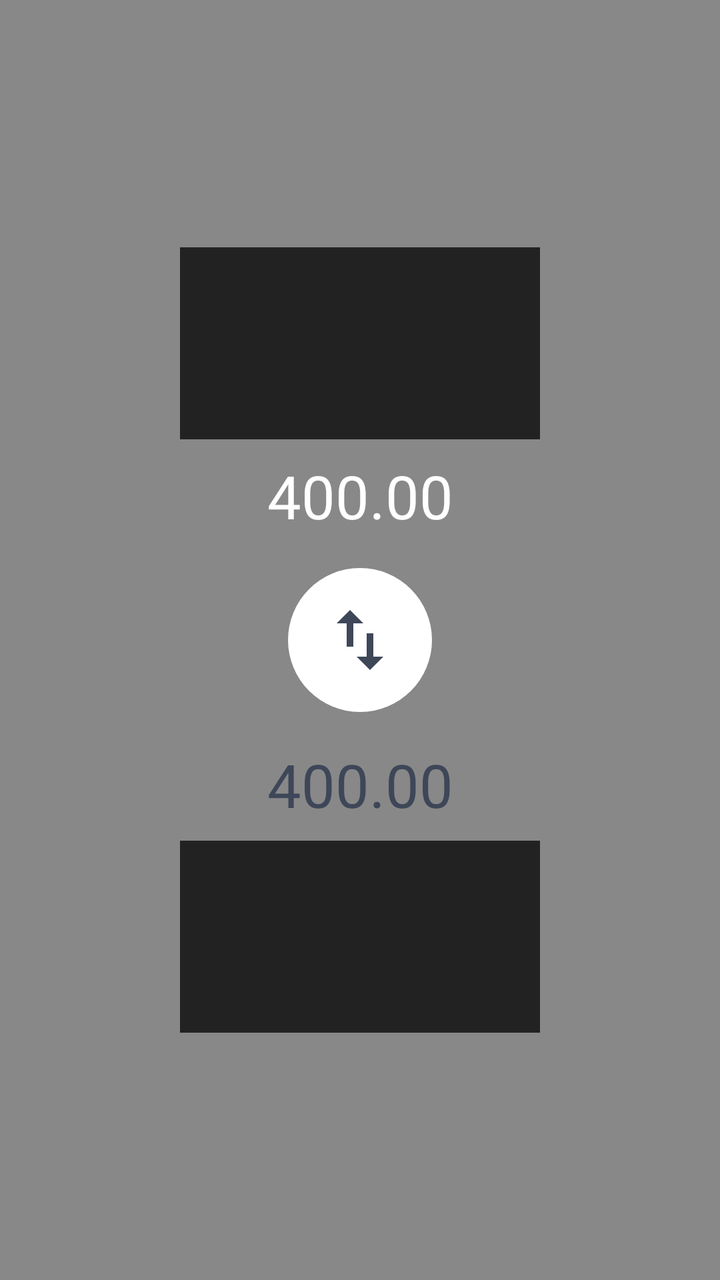
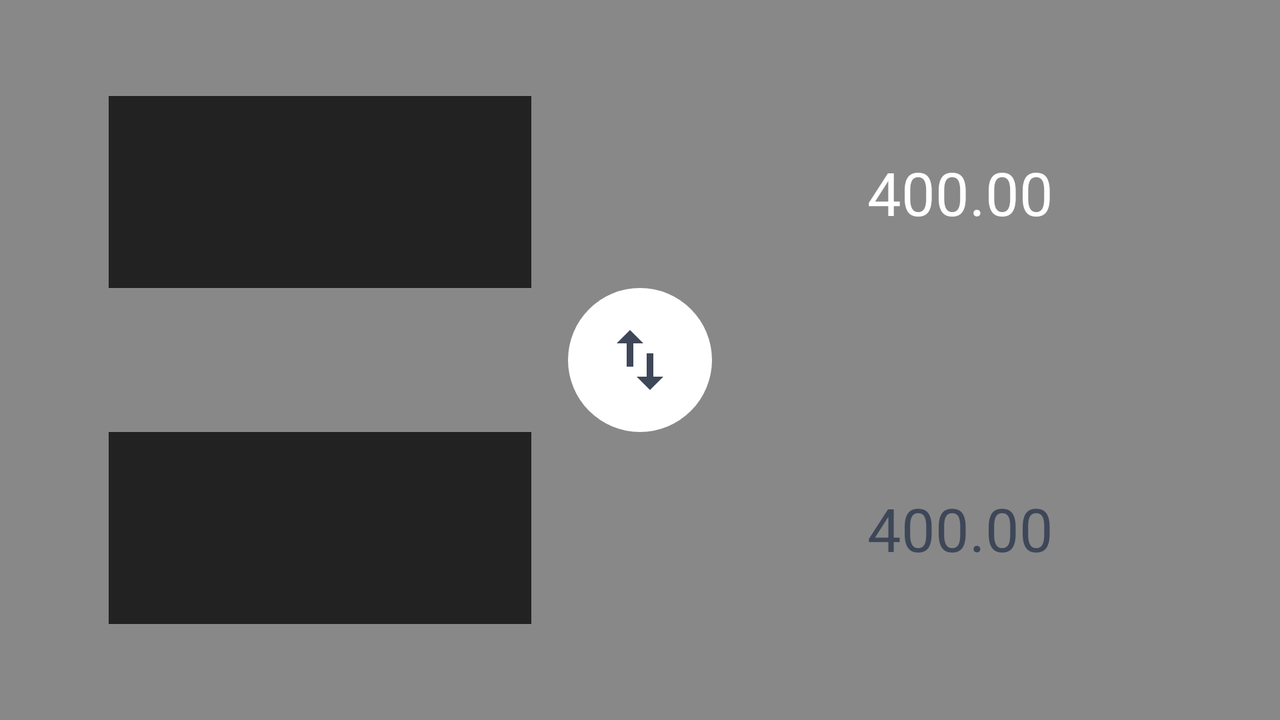

An Android layout and its configuration variant, each rendered on a device that would load it. The default file and the variant file are quoted in full after the pictures.
<!-- AndroidManifest.xml: application theme AppTheme -->
<!-- res/layout/activity_converter.xml -->
<?xml version="1.0" encoding="utf-8"?>
<androidx.constraintlayout.widget.ConstraintLayout
    xmlns:android="http://schemas.android.com/apk/res/android"
    xmlns:app="http://schemas.android.com/apk/res-auto"
    xmlns:tools="http://schemas.android.com/tools"
    android:id="@+id/viewRoot"
    android:layout_width="match_parent"
    android:layout_height="match_parent"
    android:background="#888"
    android:clipChildren="false"
    tools:context=".feature.converter.ConverterActivity">

    <androidx.viewpager.widget.ViewPager
        android:id="@+id/pagerCurrencyIn"
        android:layout_width="0dp"
        android:layout_height="96dp"
        android:overScrollMode="never"
        app:layout_constraintBottom_toTopOf="@id/textAmountIn"
        app:layout_constraintLeft_toLeftOf="parent"
        app:layout_constraintRight_toRightOf="parent"
        app:layout_constraintWidth_percent=".5"
        tools:background="#222"/>

    <TextView
        android:id="@+id/textAmountIn"
        style="@style/TextAmount.In"
        android:layout_width="wrap_content"
        android:layout_height="wrap_content"
        android:layout_margin="8dp"
        app:layout_constraintBottom_toTopOf="@id/buttonSwap"
        app:layout_constraintLeft_toLeftOf="parent"
        app:layout_constraintRight_toRightOf="parent"
        tools:text="400.00"/>

    <ImageView
        android:id="@+id/buttonSwap"
        android:layout_width="wrap_content"
        android:layout_height="wrap_content"
        android:background="@drawable/bg_btn_swap"
        android:padding="16dp"
        android:src="@drawable/ic_swap_vert"
        app:layout_constraintBottom_toBottomOf="parent"
        app:layout_constraintLeft_toLeftOf="parent"
        app:layout_constraintRight_toRightOf="parent"
        app:layout_constraintTop_toTopOf="parent"/>

    <TextView
        android:id="@+id/textAmountOut"
        style="@style/TextAmount.Out"
        android:layout_width="wrap_content"
        android:layout_height="wrap_content"
        android:layout_margin="8dp"
        app:layout_constraintLeft_toLeftOf="parent"
        app:layout_constraintRight_toRightOf="parent"
        app:layout_constraintTop_toBottomOf="@id/buttonSwap"
        tools:text="400.00"/>

    <androidx.viewpager.widget.ViewPager
        android:id="@+id/pagerCurrencyOut"
        android:layout_width="0dp"
        android:layout_height="96dp"
        android:overScrollMode="never"
        app:layout_constraintLeft_toLeftOf="parent"
        app:layout_constraintRight_toRightOf="parent"
        app:layout_constraintTop_toBottomOf="@id/textAmountOut"
        app:layout_constraintWidth_percent=".5"
        tools:background="#222"/>

</androidx.constraintlayout.widget.ConstraintLayout>
<!-- resources referenced by this layout -->
<resources>
  <!-- drawable bg_btn_swap (drawable) -->
  <?xml version="1.0" encoding="utf-8"?>
  <ripple xmlns:android="http://schemas.android.com/apk/res/android"
          android:color="@color/colorPrimary">
      <item android:id="@android:id/mask">
          <shape android:shape="oval">
              <solid android:color="#4000"/>
              <padding
                  android:bottom="@dimen/stroke_width"
                  android:left="@dimen/stroke_width"
                  android:right="@dimen/stroke_width"
                  android:top="@dimen/stroke_width"/>
          </shape>
      </item>
      <item>
          <shape android:shape="oval">
              <solid android:color="@color/windowBackground"/>
              <stroke
                  android:width="@dimen/stroke_width"
                  android:color="@color/colorPrimary"/>
          </shape>
      </item>
  </ripple>
  <!-- drawable ic_swap_vert (drawable) -->
  <vector xmlns:android="http://schemas.android.com/apk/res/android"
          android:width="40dp"
          android:height="40dp"
          android:viewportWidth="24.0"
          android:viewportHeight="24.0">
      <path
          android:fillColor="@color/colorPrimary"
          android:pathData="M16,17.01V10h-2v7.01h-3L15,21l4,-3.99h-3zM9,3L5,6.99h3V14h2V6.99h3L9,3z"/>
  </vector>
  <style name="TextAmount.In">
          <item name="android:background">?selectableItemBackground</item>
          <item name="android:textColor">#fff</item>
      </style>
  <style name="TextAmount.Out">
          <item name="android:background">@drawable/bg_selectable_dark</item>
          <item name="android:textColor">@color/colorPrimary</item>
      </style>
  <style name="AppTheme" parent="Theme.AppCompat.NoActionBar">
          <item name="android:windowBackground">@color/windowBackground</item>
          <item name="colorPrimary">@color/colorPrimary</item>
          <item name="colorPrimaryDark">@color/colorPrimaryDark</item>
          <item name="colorAccent">@color/colorAccent</item>
      </style>
  <color name="colorPrimary">#3e4758</color>
  <color name="windowBackground">#fff</color>
  <!-- drawable bg_selectable_dark (drawable) -->
  <?xml version="1.0" encoding="utf-8"?>
  <ripple xmlns:android="http://schemas.android.com/apk/res/android"
          android:color="@color/colorPrimary">
      <item android:id="@android:id/mask">
          <shape android:shape="rectangle">
              <solid android:color="#4000"/>
          </shape>
      </item>
  </ripple>
  <color name="colorPrimaryDark">#323846</color>
  <color name="colorAccent">#f8d840</color>
</resources>
<!-- res/layout-land/activity_converter.xml (the repository's variant of the layout above) -->
<!-- drawn on the phone turned sideways -->
<?xml version="1.0" encoding="utf-8"?>
<androidx.constraintlayout.widget.ConstraintLayout
    xmlns:android="http://schemas.android.com/apk/res/android"
    xmlns:app="http://schemas.android.com/apk/res-auto"
    xmlns:tools="http://schemas.android.com/tools"
    android:id="@+id/viewRoot"
    android:layout_width="match_parent"
    android:layout_height="match_parent"
    android:background="#888"
    android:clipChildren="false"
    tools:context=".feature.converter.ConverterActivity">

    <androidx.constraintlayout.widget.Guideline
        android:id="@+id/guide"
        android:layout_width="0dp"
        android:layout_height="0dp"
        android:orientation="vertical"
        app:layout_constraintGuide_percent=".5"/>

    <androidx.viewpager.widget.ViewPager
        android:id="@+id/pagerCurrencyIn"
        android:layout_width="0dp"
        android:layout_height="96dp"
        app:layout_constraintBottom_toTopOf="@id/buttonSwap"
        app:layout_constraintLeft_toLeftOf="parent"
        app:layout_constraintRight_toLeftOf="@id/guide"
        app:layout_constraintWidth_percent=".33"
        tools:background="#222"/>

    <TextView
        android:id="@+id/textAmountIn"
        style="@style/TextAmount.In"
        android:layout_width="wrap_content"
        android:layout_height="wrap_content"
        app:layout_constraintBottom_toBottomOf="@id/pagerCurrencyIn"
        app:layout_constraintLeft_toRightOf="@id/guide"
        app:layout_constraintRight_toRightOf="parent"
        app:layout_constraintTop_toTopOf="@id/pagerCurrencyIn"
        tools:text="400.00"/>

    <ImageView
        android:id="@+id/buttonSwap"
        android:layout_width="wrap_content"
        android:layout_height="wrap_content"
        android:background="@drawable/bg_btn_swap"
        android:padding="16dp"
        android:src="@drawable/ic_swap_vert"
        app:layout_constraintBottom_toBottomOf="parent"
        app:layout_constraintLeft_toLeftOf="parent"
        app:layout_constraintRight_toRightOf="parent"
        app:layout_constraintTop_toTopOf="parent"/>

    <TextView
        android:id="@+id/textAmountOut"
        style="@style/TextAmount.Out"
        android:layout_width="wrap_content"
        android:layout_height="wrap_content"
        app:layout_constraintBottom_toBottomOf="@id/pagerCurrencyOut"
        app:layout_constraintLeft_toRightOf="@id/guide"
        app:layout_constraintRight_toRightOf="parent"
        app:layout_constraintTop_toTopOf="@id/pagerCurrencyOut"
        tools:text="400.00"/>

    <androidx.viewpager.widget.ViewPager
        android:id="@+id/pagerCurrencyOut"
        android:layout_width="0dp"
        android:layout_height="96dp"
        app:layout_constraintLeft_toLeftOf="parent"
        app:layout_constraintRight_toLeftOf="@id/guide"
        app:layout_constraintTop_toBottomOf="@id/buttonSwap"
        app:layout_constraintWidth_percent=".33"
        tools:background="#222"/>

</androidx.constraintlayout.widget.ConstraintLayout>
